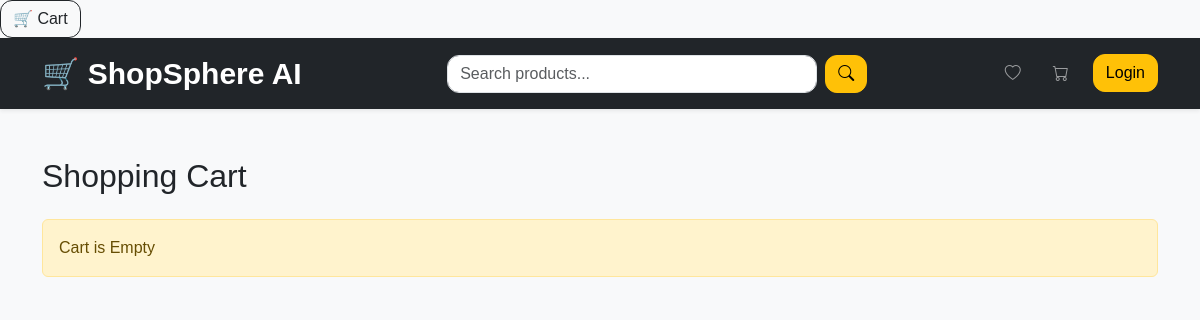
/cart/ (signed in), run on an earlier commit of the app's database.
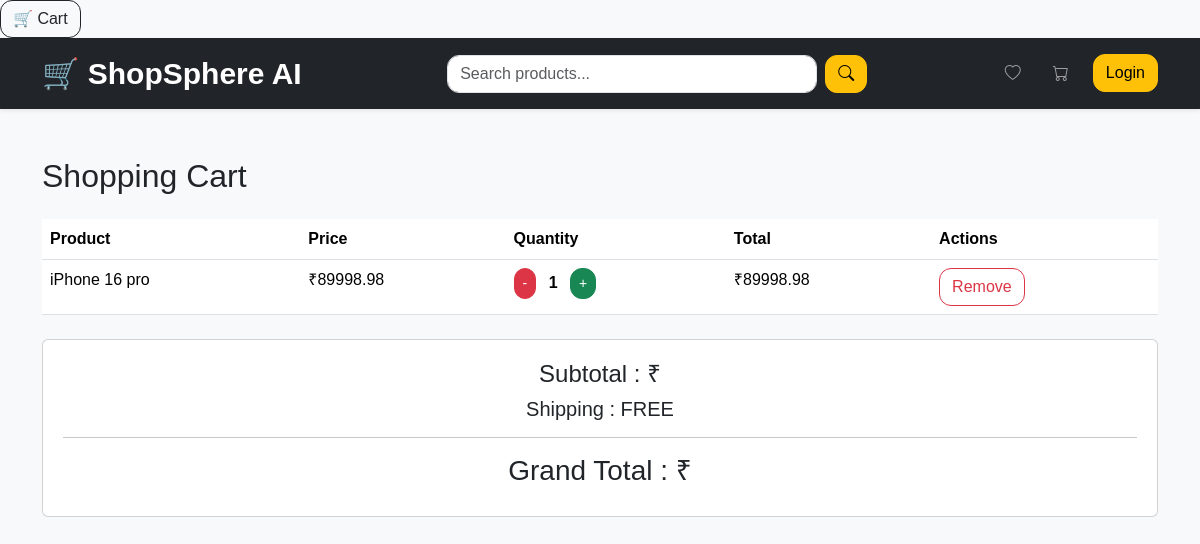
And on a later commit of the database.
### cart/models.py (models this page shows, shortened)
class CartItem(models.Model):
    cart = models.ForeignKey(
        Cart,
        on_delete=models.CASCADE,
        related_name="items"
    )
    product = models.ForeignKey(
        Product,
        on_delete=models.CASCADE
    )
    quantity = models.PositiveIntegerField(default=1)
    def subtotal(self):
        return self.product.price * self.quantity

### products/models.py (models this page shows, shortened)
class Product(models.Model):
    category = models.ForeignKey(
        Category,
        on_delete=models.CASCADE
    )
    name = models.CharField(max_length=200)
    description = models.TextField()
    price = models.DecimalField(
        max_digits=10,
        decimal_places=2
    )
    stock = models.IntegerField()
    image = models.ImageField(
    upload_to="uploads/",
        blank=True,
        null=True
    )
    created_at = models.DateTimeField(auto_now_add=True)
    updated_at = models.DateTimeField(auto_now=True)
    is_available = models.BooleanField(default=True)

### cart/views.py (the view)
# urls.py: path("", CartView.as_view(), name="cart"),
class CartView(LoginRequiredMixin, TemplateView):
    template_name = "cart/cart.html"
    def get_context_data(self, **kwargs):
        context = super().get_context_data(**kwargs)
        cart, created = Cart.objects.get_or_create(
            user=self.request.user
        )
        context["cart"] = cart
        context["items"] = cart.items.all()
        return context

### templates/cart/cart.html
{% extends "base.html" %}
{% block content %}
<h2 class="mb-4">Shopping Cart</h2>
{% if items %}
<table class="table">
    <thead>
        <tr>
            <th>Product</th>
            <th>Price</th>
            <th>Quantity</th>
            <th>Total</th>
            <th>Actions</th>
        </tr>
    </thead>
    <tbody>
    {% for item in items %}
        <tr>
            <td>{{ item.product.name }}</td>
            <td>₹{{ item.product.price }}</td>
            <td>
                <a href="{% url 'decrease_quantity' item.pk %}"
                   class="btn btn-sm btn-danger">-</a>
                <strong class="mx-2">
                    {{ item.quantity }}
                </strong>
                <a href="{% url 'increase_quantity' item.pk %}"
                   class="btn btn-sm btn-success">+</a>
            </td>
            <td>₹{{ item.subtotal }}</td>
            <td>
                <a href="{% url 'remove_item' item.pk %}"
                   class="btn btn-outline-danger">
                    Remove
                </a>
            </td>
        </tr>
    {% endfor %}
    </tbody>
</table>
<div class="card mt-4">
    <div class="card-body">
        <h4>Subtotal : ₹{{ cart.total }}</h4>
        <h5>Shipping : FREE</h5>
        <hr>
        <h3>Grand Total : ₹{{ cart.total }}</h3>
    </div>
</div>
{% else %}
<div class="alert alert-warning">
    Cart is Empty
</div>
{% endif %}
{% endblock %}

What changed in the data, as far as the page shows it:
added CartItem: product.name "iPhone 16 pro", product.price "89998.98", quantity "1", subtotal "89998.98"
Also different on the page:
text no longer shown: "Cart is Empty"
text now shown: "Product Price Quantity Total Actions Subtotal : ₹ Shipping : FREE Grand Total : ₹"
